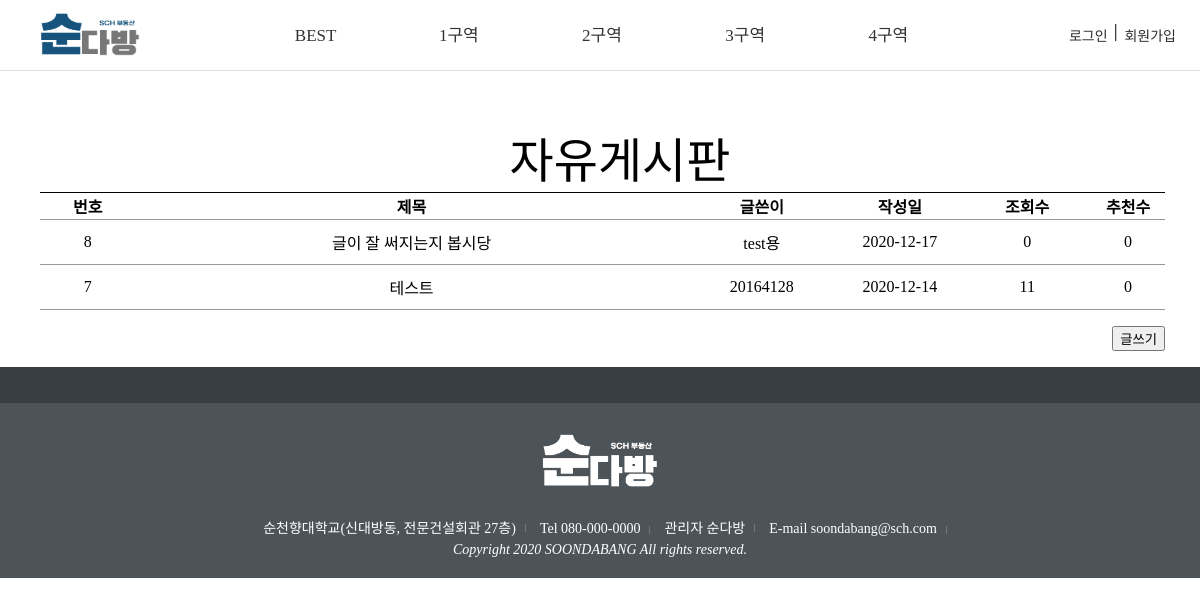
The page /board/board.php on the database its author committed.
### tables this page shows
CREATE TABLE `board` (
  `num` int(11) NOT NULL,
  `id` varchar(30) NOT NULL,
  `title` varchar(50) NOT NULL,
  `contents` varchar(255) NOT NULL,
  `date` date NOT NULL,
  `viewer` int(11) NOT NULL,
  `good` int(11) NOT NULL
);

### db.php (called while the page is built, shortened)
<?php
	$conn = new mysqli("localhost","root","","wlsdn6609");
	$conn->set_charset("utf8");
	function mq($sql)
	{
		global $conn;
		return $conn->query($sql);
	}
?>

### board/board.php (the view, shortened to what this page needs)
<!doctype html>
<?php
	include '../db.php';
	?>
<html>
	<head>
		<link href="/css/basic.css" type="text/css" rel="stylesheet" />		<!스타일 시트 적용>
		<link href="/css/table.css" type="text/css" rel="stylesheet" />
	</head>
	<body>
	<section>
		<header>
			<?php include '../header.php'; ?>
		</header>
			<div class="home">
				<div class="main">
					<div class="contents">
						<ul class="buttons">
							<center>
								<font size="10em">
								자유게시판
								</font>
							</center>
							<table class="table">
								<thead>
									<tr>
										<th width="70">번호</th>
										<th width="500">제목</th>
										<th width="120">글쓴이</th>
										<th width="100">작성일</th>
										<th width="100">조회수</th>
										<th width="50">추천수</th>
									</tr>
								</thead>
								<tbody>
<?php
$res=mq("SELECT * FROM board order by num desc");
if(isset($_GET["page"]))
	$page = $_GET["page"];
else
	$page = 1;
$count = mysqli_num_rows($res);
$scale = 10;
$start = ($page - 1) * $scale;
for($i=$start; $i<$start+$scale && $i < $count; $i++){
	mysqli_data_seek($res, $i);
	$row = mysqli_fetch_array($res);
	$num = $row["num"];
	$id = $row["id"];
	$title = $row["title"];
	$date = $row["date"];
	$viewer = $row["viewer"];
	$good = $row["good"];
?>
									<tr>
										<td width="70"> <?=$num?></td>
										<td width="500"> <?=$title?></td>
										<td width="120"> <?=$id?></td>
										<td width="100"> <?=$date?></td>
										<td width="100"> <?=$viewer?></td>
										<td width="50"> <?=$good?></td>
									</tr>
<?php
}
?>
								</tbody>
							</table>
						</ul>
						<div id="write_btn">
							<p style="text-align:right; margin-right:35px;">
							<a href="board_form.php"><button>글쓰기</button></a>
						</div>
					</div>
			</div>
			<footer>
				<?php include '../footer.php'; ?>
			</footer>
		</section>
	</body>
</html>

### css/basic.css (style rules this page uses)
body { min-width: 1200px; min-height: 850px; width: 100%; margin: 0; }
.home { overflow: hidden; position: relative; }
.main { padding-top: 30px; float: center; width: 100%; }

### css/table.css (style rules this page uses)
.table { position: relative; width: 97%; border-collapse: collapse; padding-bottom: 50px; }
.table tr { border-bottom: 1px solid #999; }
.table th { border-top: 1px solid black; text-align: center; }
.table td { text-align: center; padding: 10px; }
.home { overflow: hidden; position: relative; }

### rows shown on the page
board: num "8", title "글이 잘 써지는지 봅시당", id "test용", date "2020-12-17", viewer "0", good "0"
board: num "7", title "테스트", id "20164128", date "2020-12-14", viewer "11", good "0"
